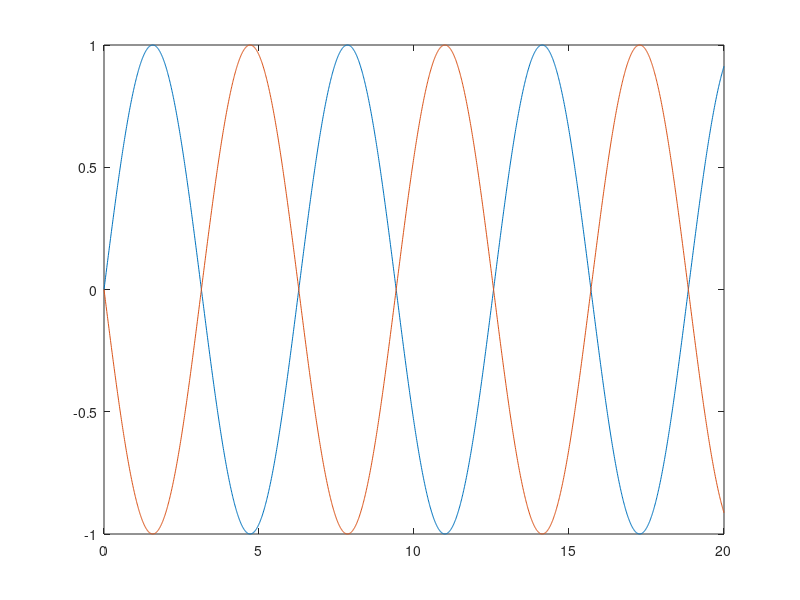

Recreate this plot in MATLAB.
%EX 1
% A=[2 4 7 3 5 10]
% B=A(3:5)
% C=A(2:2:6)

%EX 2
% A = [1 2 3 4 5 6;
%     2 3 4 5 6 1;
%     3 4 5 6 1 2;
%     4 5 6 1 2 3;
%     5 6 1 2 3 4];
% 
% B = A(2, :)
% C = A(:, 3)
% D = A(1:2, 4:6)

%EX 3
% A = [1 2 3;
%     4 5 6;
%     7 8 9];

% L = A(2, :);
% B = fliplr(L)
% 
% C = flipud(A)
% 
% D = inv(A)

% E = det(A)

% F = trace(A)

% I = eye(10)

% O = zeros(4, 5)

% U = ones(2, 3)


%EX fisa
% A = [1,2,3;4,5,6;7,8,9]
% B = ones(3)

% C = A + B
% C = A - B

% X = [2 2 2; 2 2 2; 2 2 2]

% C = A.*X

% C= A.^2

x = 0:0.01:20;
f1 = sin(x);
f2 = cos(x);
f3 = tan(x);
f4 = sin(-x);

% plot(x, f1)
% hold on
% plot(x, f2)

plot(x, f1)
hold on
plot(x, f4)

% t = -10:1:10;
% f5 = (t)

% plot(x, f3)
